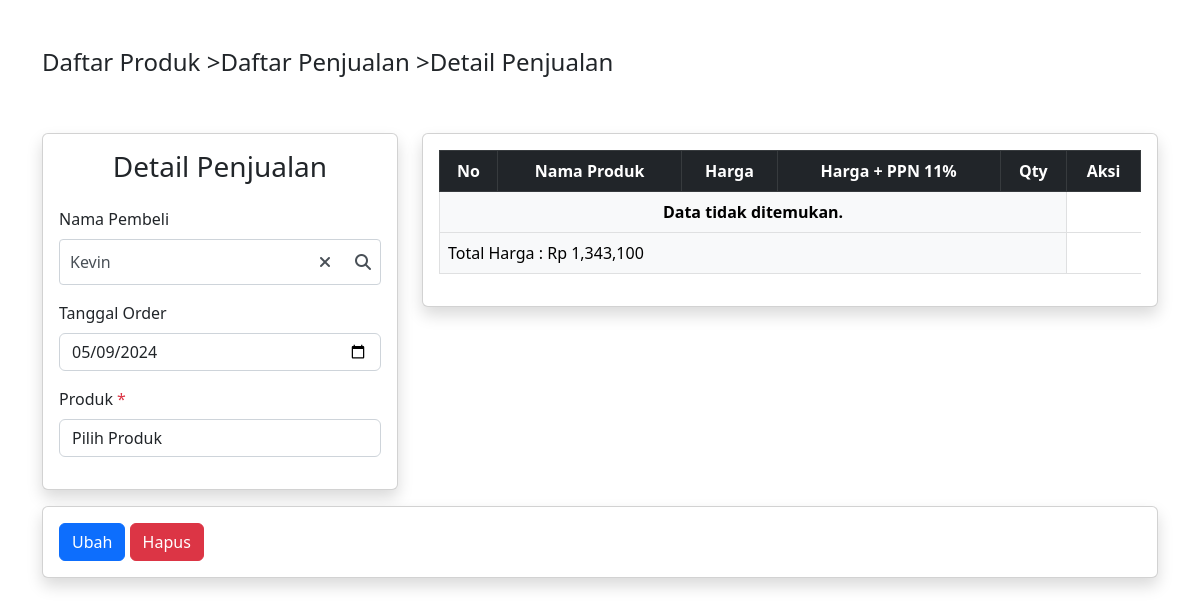
The page /detail-penjualan.php?id=3 (signed in) on the database its author committed.
### tables this page shows
CREATE TABLE `orders` (
  `id` int NOT NULL AUTO_INCREMENT,
  `tanggal_order` date NOT NULL,
  `total_harga` float NOT NULL,
  `created_at` timestamp NULL DEFAULT CURRENT_TIMESTAMP,
  `updated_at` timestamp NULL DEFAULT CURRENT_TIMESTAMP ON UPDATE CURRENT_TIMESTAMP,
  `customer_id` int DEFAULT NULL,
  PRIMARY KEY (`id`),
  KEY `customer_id` (`customer_id`),
  CONSTRAINT `orders_ibfk_1` FOREIGN KEY (`customer_id`) REFERENCES `customers` (`id`) ON DELETE SET NULL
);

CREATE TABLE `customers` (
  `id` int NOT NULL AUTO_INCREMENT,
  `nama` varchar(255) NOT NULL,
  `alamat` varchar(255) DEFAULT NULL,
  `created_at` timestamp NULL DEFAULT CURRENT_TIMESTAMP,
  `updated_at` timestamp NULL DEFAULT CURRENT_TIMESTAMP ON UPDATE CURRENT_TIMESTAMP,
  PRIMARY KEY (`id`)
);

### detail-penjualan.php (the view, shortened to what this page needs)
<?php include "./layout/header.php"; ?>
<?php
include_once "./php/config.php";
?>
<div class="container mt-5">
    <div class="row mb-5">
        <div class="col">
            <div class="d-flex">
                <h4><a href="/" class="text-decoration-none text-dark">Daftar Produk ></a></h4>
                <h4><a href="/daftar-penjualan.php" class="text-decoration-none text-dark">Daftar Penjualan ></a></h4>
                <h4>Detail Penjualan</h4>
            </div>
        </div>
    </div>
    <?php if (!isset($_GET['id'])): ?>
        <div class="row justify-content-center">
            <div class="col-md-12">
                <h3 class="text-center">Id tidak ditemukan</h3>
            </div>
        </div>
    <?php else: ?>
        <div class="row justify-content-start mb-3">
            <div class="col-md-4">
                <div class="card rounded shadow">
                    <div class="card-body">
                        <h3 class="text-center mb-4">Detail Penjualan</h3>
                        <?php
                        $id = $_GET['id'];
                        $queryOrder = mysqli_query($conn, "SELECT o.id, o.customer_id, c.nama AS nama_pembeli, o.tanggal_order, o.total_harga FROM orders o JOIN customers c ON o.customer_id = c.id WHERE o.id = $id");
                        $order = mysqli_fetch_assoc($queryOrder);
                        ?>
                        <div>
                            <div class="mb-3">
                                <label for="" class="form-label">Nama Pembeli</label>
                                <div class="custom-dropdown-search">
                                    <div class="custom-input-container">
                                        <input type="text" id="customSearchInput" placeholder="Cari/Pilih..."
                                            class="custom-form-control" readonly value="<?= $order['nama_pembeli']; ?>" />
                                        <button id="customSearchBtn" class="custom-search-btn">
                                            <i class="fas fa-search"></i>
                                        </button>
                                        <button id="customClearBtn" class="custom-clear-btn" style="display: block;">
                                            <i class="fas fa-times"></i>
                                        </button>
                                    </div>
                                </div>
                            </div>
                            <div class="mb-3">
                                <label for="" class="form-label">Tanggal Order</label>
                                <input type="date" class="form-control"
                                    value="<?= date('Y-m-d', strtotime($order['tanggal_order'])); ?>">
                            </div>
                            <div class="mb-3">
                                <label for="product_select" class="form-label">Produk <span
                                        class="text-danger">*</span></label>
                                <select name="product_select" id="product_select" class="form-control">
                                    <option value="" selected disabled>Pilih Produk</option>
                                </select>
                            </div>
                        </div>
                    </div>
                </div>
            </div>
            <div class="col-md-8">
                <div class="card rounded shadow">
                    <div class="card-body">
                        <table class="table table-light table-hover table-bordered" id="table_detail_penjualan">
                            <thead class="table-dark">
                                <tr>
                                    <th class="text-center">No</th>
                                    <th class="text-center">Nama Produk</th>
                                    <th class="text-center">Harga</th>
                                    <th class="text-center">Harga + PPN 11%</th>
                                    <th class="text-center">Qty</th>
                                    <th class="text-center">Aksi</th>
                                </tr>
                            </thead>
                            <tbody>
                                <?php
                                $queryProducts = mysqli_query(
                                    $conn,
                                    "SELECT
                                            op.id AS order_product_id,
                                            op.order_id,
                                            p.id,
                                            p.nama_produk,
                                            p.harga,
                                            op.qty
                                        FROM
                                            order_products AS op
                                        JOIN
                                            products AS p ON op.product_id = p.id
                                        WHERE
                                            op.order_id = $id
                                "
                                )
                                    ?>
                                <?php if (mysqli_num_rows($queryProducts) < 1): ?>
                                    <tr>
                                        <td class="text-center align-middle fw-bold" colspan="5">Data tidak ditemukan.</td>
                                    </tr>
                                <?php endif; ?>
                            </tbody>
                            <tfoot>
                                <tr>
                                    <td colspan="5" class="text-start">Total Harga : <span
                                            id="total_harga_produk"><?= 'Rp ' . number_format($order['total_harga'], 0, ',', ','); ?></span>
                                    </td>
                                </tr>
                            </tfoot>
                        </table>
                    </div>
                </div>
            </div>
        </div>
        <div class="row justify-content-center">
            <div class="col-md-12">
                <div class="card rounded shadow">
                    <div class="card-body">
                        <button type="button" class="btn btn-primary">Ubah</button>
                        <button type="button" class="btn btn-danger" data-bs-toggle="modal"
                            data-bs-target="#hapusModal">Hapus</button>
                    </div>
                </div>
            </div>
        </div>
    <?php endif; ?>
</div>
<?php include "./layout/footer.php"; ?>

### css/dropdownSearch.css (style rules this page uses)
.custom-dropdown-search { position: relative; width: 100%; max-width: 100%; }
.custom-input-container { position: relative; }
.custom-form-control { width: 100%; padding: 10px; padding-right: 40px; box-sizing: border-box; border: 1px solid #ced4da; border-radius: 4px; background-color: #fff; font-size: 16px; color: #495057; outline: none; cursor: text; transition: border-color 0.15s ease-in-out, box-shadow 0.15s ease-in-out; }
.custom-search-btn, .custom-clear-btn { position: absolute; top: 0; bottom: 0; right: 0; border: none; background: none; padding: 10px; cursor: pointer; color: #495057; }
.custom-clear-btn { right: 40px; }

### rows shown on the page
orders: customer.nama "Kevin", tanggal_order "05/09/2024", total_harga "1,343,100"
